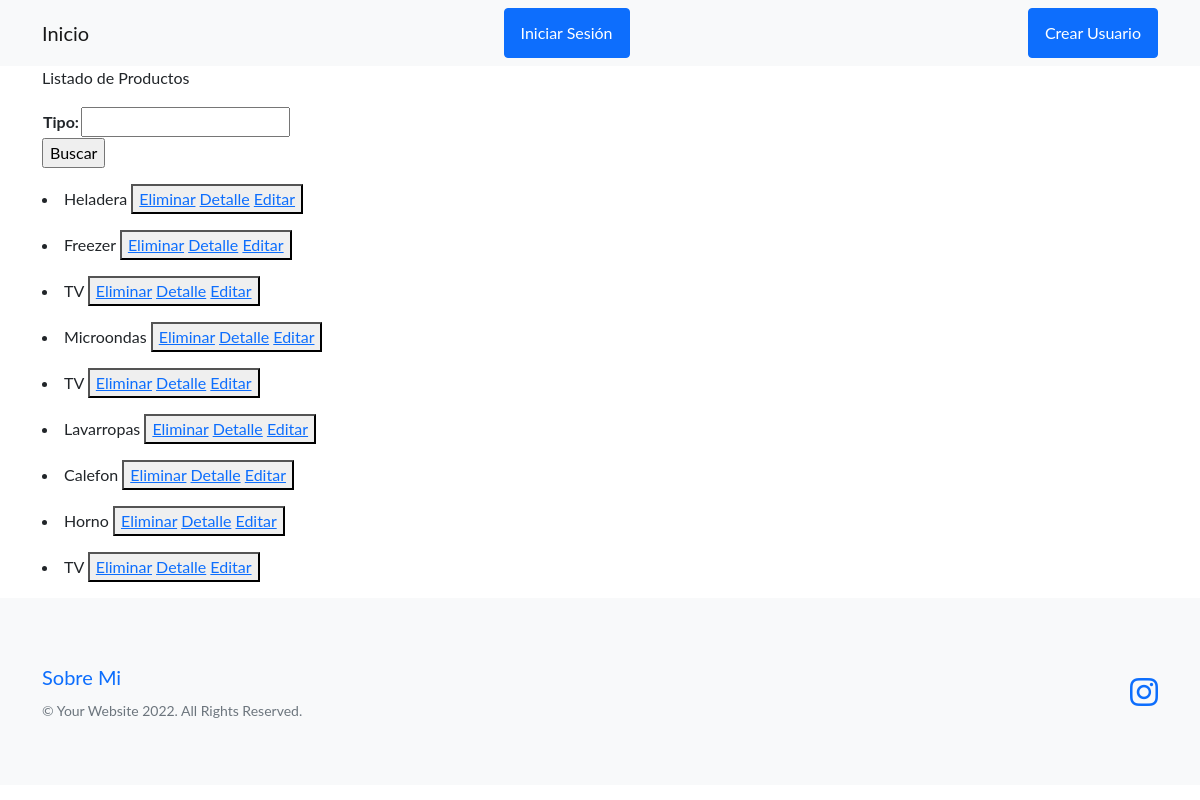
Before: /ver_producto/ with the older database file.
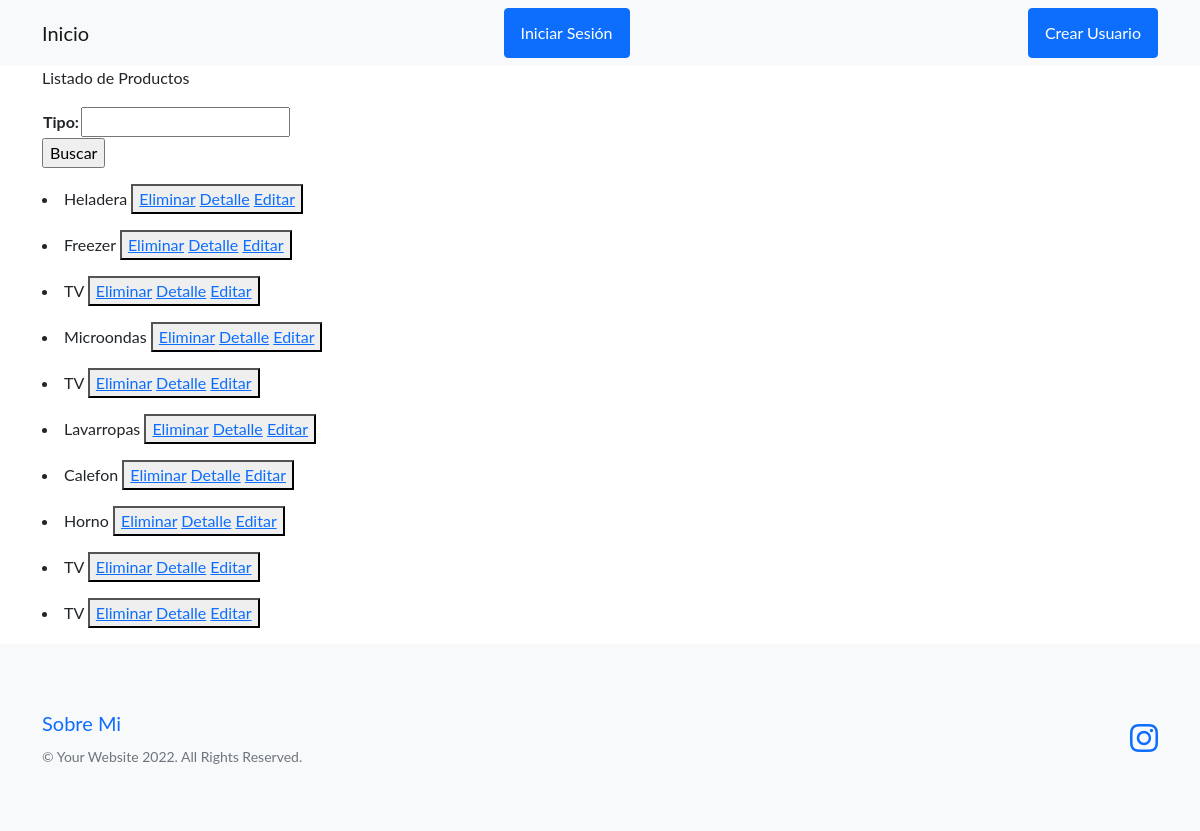
After: the same page with the newer database file.
### mercaderia/models.py (models this page shows, shortened)
class producto(models.Model):
    tipo = models.CharField(max_length=30)
    modelo = models.IntegerField()
    descripcion= models.CharField(max_length=50, null=True)

### mercaderia/views.py (the view)
# urls.py: path('ver_producto/', views.ver_producto, name='ver_productos'),
def ver_producto(request):
    tipo=request.GET.get('tipo', None)
    if tipo:
        productos = producto.objects.filter(tipo__icontains=tipo)
    else:
        productos=producto.objects.all()
    formulario= FormularioBusqueda()
    return render(request, 'mercaderia/ver_producto.html',{"productos": productos, 'formulario':formulario})

### mercaderia/forms.py
class FormularioBusqueda(forms.Form):
    tipo=forms.CharField(max_length=30, required=False)

### mercaderia/templates/mercaderia/ver_producto.html (shortened to what this page needs)
{% extends 'mercaderia/base.html' %}
{% block Personal %}
<p>Listado de Productos</p>
<form action={% url 'ver_productos' %} method="GET">
    <table>
        {{formulario}}
    </table>
    <input type="submit" value="Buscar">
</form>
<p>
 {% for producto in productos %}
    <li> {{producto.tipo}}
            <button>
            <a class="brand" href={% url 'eliminarM' producto.id %}>Eliminar</a>
            <a class="brand" href={% url 'ver_producto' producto.id %}>Detalle</a>
            <a class="brand" href={% url 'editar_prod' producto.id %}>Editar</a>
            </button>
    </li>
</p>
 {% endfor %}
{% endblock Personal %}

Changed rows visible on the page:
added producto: tipo "TV"
